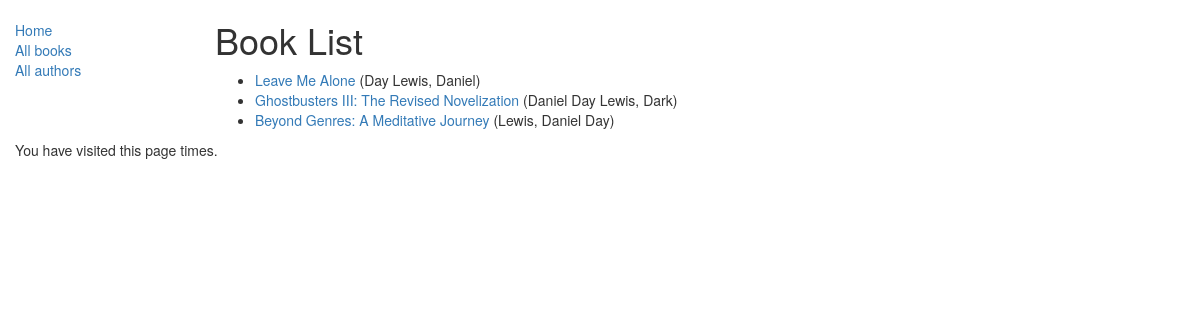
Before: /catalog/books/ with the older database file.
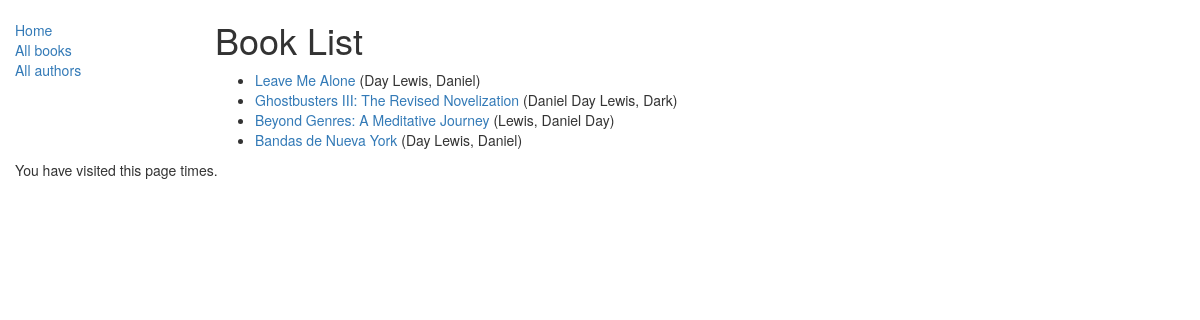
After: the same page with the newer database file.
### catalog/models.py (models this page shows, shortened)
class Book(models.Model):
    title = models.CharField(max_length=200)
    author = models.ForeignKey('Author', on_delete=models.SET_NULL, null=True)
    summary = models.TextField(max_length=1000, help_text="Please enter a BRIEF description of the book")
    isbn = models.CharField('ISBN', max_length=13, help_text='13-character <a href="https://www.isbn-international.org/content/what-isbn">ISBN number</a>')
    genre = models.ManyToManyField(Genre, help_text="Select a genre for this book")
    language = models.ForeignKey(Language, on_delete=models.SET_NULL, null=True)
    def get_absolute_url(self):
        return reverse('book-detail', args=[str(self.id)])
    def display_genre(self):
        """
        Returns first 3 genres in short description string so admin site can display
        """
        return ', '.join([genre.name for genre in self.genre.all()[:3]])
    display_genre.short_description = 'Hurf Blurf'

class Author(models.Model):
    first_name = models.CharField(max_length=100)
    last_name = models.CharField(max_length=100)
    date_of_birth = models.DateField(null=True, blank=True)
    date_of_death = models.DateField('Died', null=True, blank=True)
    def __str__(self):
        return '%s, %s' % (self.last_name, self.first_name)

### catalog/views.py (the view)
class BookListView(generic.ListView):
    model = Book
    paginate_by = 10

### catalog/templates/catalog/book_list.html (shortened to what this page needs)
{% extends "base_generic.html" %}
{% block content %}
    <h1>Book List</h1>
    {% if book_list %}
    <ul id="book-list">
        {% for book in book_list %}
        <li><a href="{{ book.get_absolute_url }}">{{ book.title }}</a> ({{ book.author }})</li>
        {% endfor %}
    </ul>
    {% else %}
        <p>There are no books in the library...</p>
    {% endif %}
{% endblock %}

Changed rows visible on the page:
added Book: title "Bandas de Nueva York", author "Day Lewis, Daniel"
